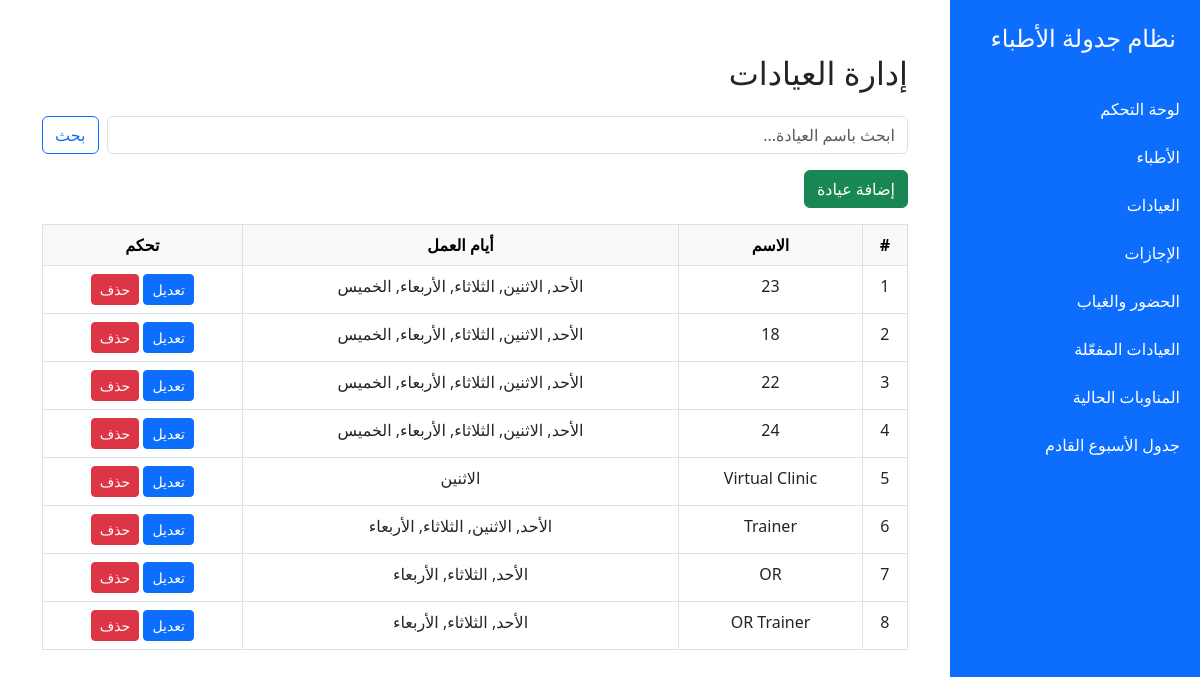
Page /dashboard/clinics/ on the committed database.
### doctors_app/models.py (models this page shows, shortened)
class Clinic(models.Model):
    name = models.CharField(max_length=100, verbose_name='اسم العيادة')
    days_available = models.JSONField(default=list, blank=True, verbose_name='أيام العمل')

### doctors_app/views.py (the view)
# urls.py: path('clinics/', views.clinics_list, name='clinics_list'),
def clinics_list(request):
    clinics = Clinic.objects.all()
    return render(request, 'clinics_list.html', {'clinics': clinics})

### templates/clinics_list.html (shortened to what this page needs)
{% extends 'base.html' %}
{% block content %}
<div class="container">
  <h2 class="my-4">إدارة العيادات</h2>
  <form method="get" class="mb-3 d-flex">
    <input type="text" name="q" class="form-control me-2" placeholder="ابحث باسم العيادة..." value="{{ request.GET.q }}">
    <button class="btn btn-outline-primary" type="submit">بحث</button>
  </form>
  <a href="{% url 'add_clinic' %}" class="btn btn-success mb-3">إضافة عيادة</a>
  <table class="table table-bordered text-center">
    <thead class="table-light">
      <tr>
        <th>#</th>
        <th>الاسم</th>
        <th>أيام العمل</th>
        <th>تحكم</th>
      </tr>
    </thead>
    <tbody>
      {% for clinic in clinics %}
      <tr>
        <td>{{ forloop.counter }}</td>
        <td>{{ clinic.name }}</td>
        <td>{{ clinic.days_available|join:", " }}</td>
        <td>
          <a href="{% url 'edit_clinic' clinic.id %}" class="btn btn-sm btn-primary">تعديل</a>
          <a href="{% url 'delete_clinic' clinic.id %}" class="btn btn-sm btn-danger"
             onclick="return confirm('هل أنت متأكد من حذف العيادة؟');">حذف</a>
        </td>
      </tr>
      {% empty %}
      <tr><td colspan="4">لا توجد عيادات</td></tr>
      {% endfor %}
    </tbody>
  </table>
</div>
{% endblock %}

### templates/base.html (style rules this page uses)
body { min-height: 100vh; display: flex; flex-direction: row; }

### rows in the picture
Clinic: name "23", days_available "الأحد, الاثنين, الثلاثاء, الأربعاء, الخميس"
Clinic: name "18", days_available "الأحد, الاثنين, الثلاثاء, الأربعاء, الخميس"
Clinic: name "22", days_available "الأحد, الاثنين, الثلاثاء, الأربعاء, الخميس"
Clinic: name "24", days_available "الأحد, الاثنين, الثلاثاء, الأربعاء, الخميس"
Clinic: name "Virtual Clinic", days_available "الاثنين"
Clinic: name "Trainer", days_available "الأحد, الاثنين, الثلاثاء, الأربعاء"
Clinic: name "OR", days_available "الأحد, الثلاثاء, الأربعاء"
Clinic: name "OR Trainer", days_available "الأحد, الثلاثاء, الأربعاء"
